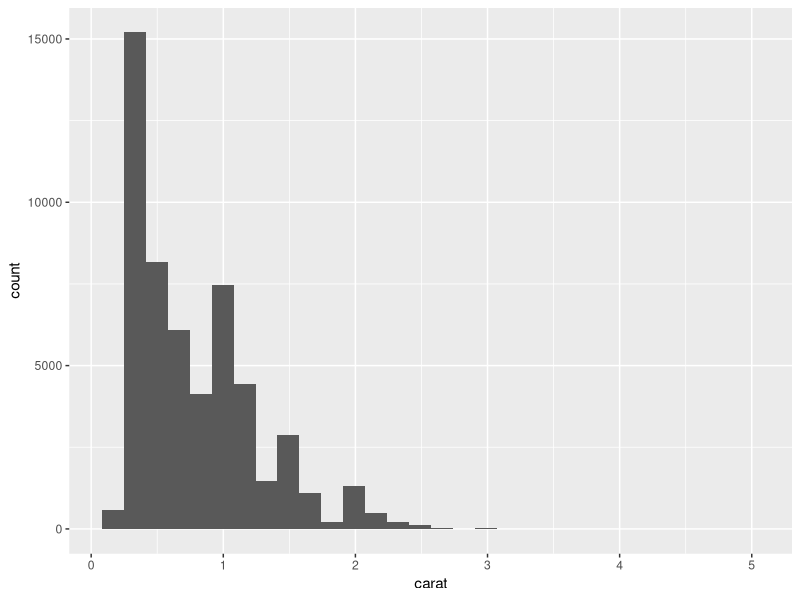
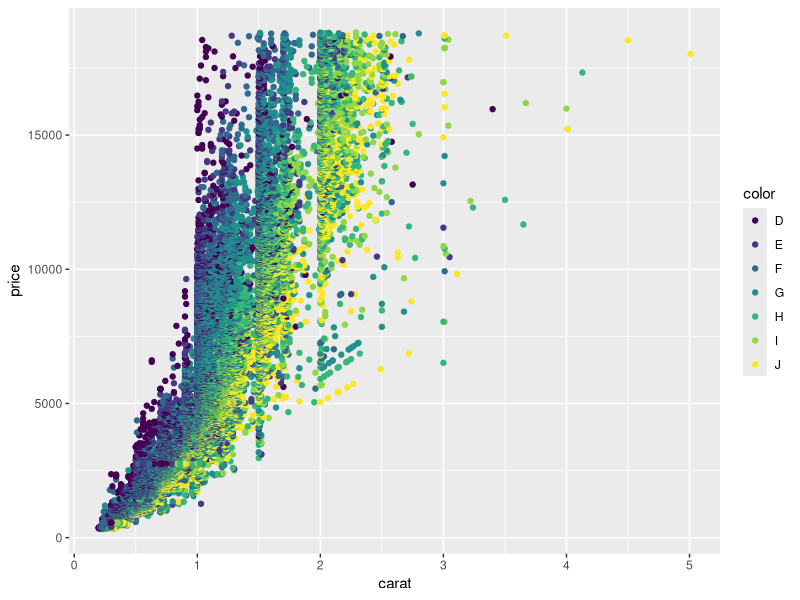
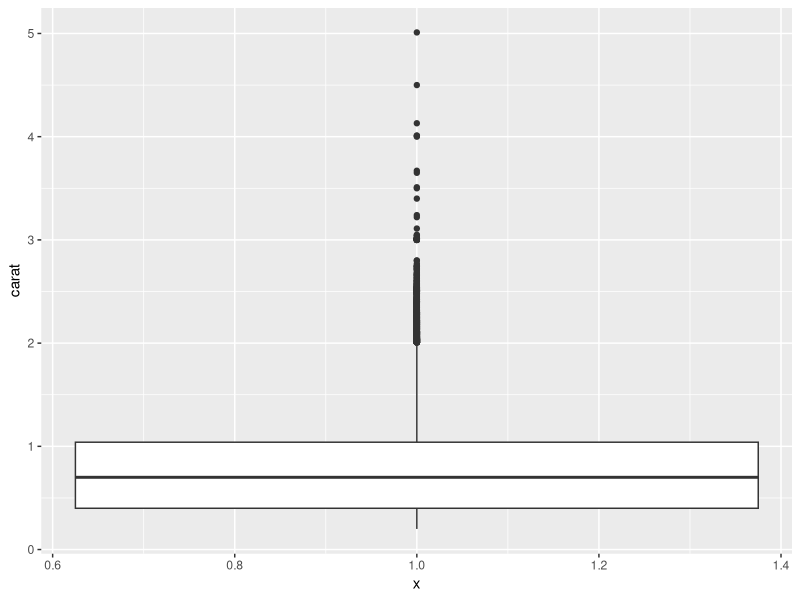
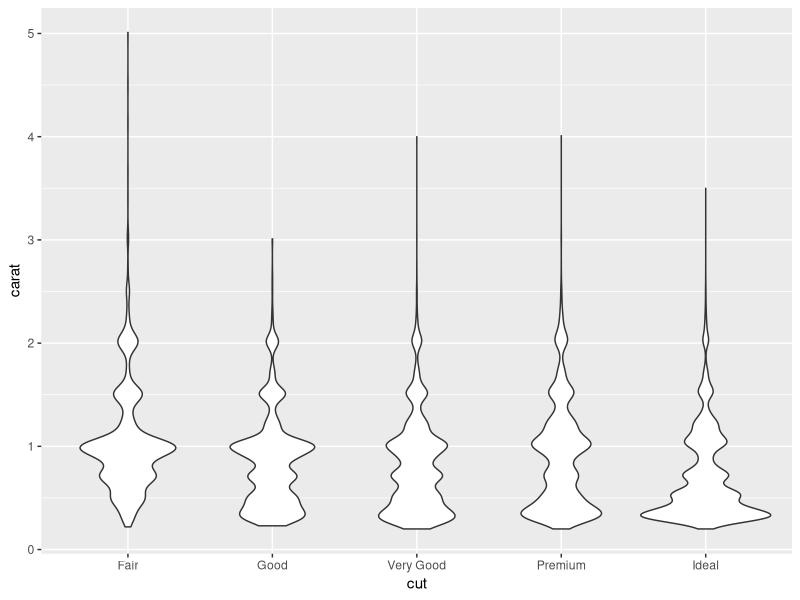

These charts were generated, in order, by the following R code:
require(ggplot2)
data("diamonds")
#Histogram
ggplot(data = diamonds) + geom_histogram(aes(x = carat))
#Scatterplot with color
ggplot(data = diamonds, aes(x = carat,y = price)) + geom_point(aes(colour = color))
#BoxPlot of Carats
ggplot(data = diamonds, aes(y = carat, x = 1)) + geom_boxplot()
#ViolinPlot of Carats by Cut
ggplot(data = diamonds, aes(y = carat,x = cut)) + geom_violin()
#Overview of the dataset
head(diamonds)
summary(diamonds)
